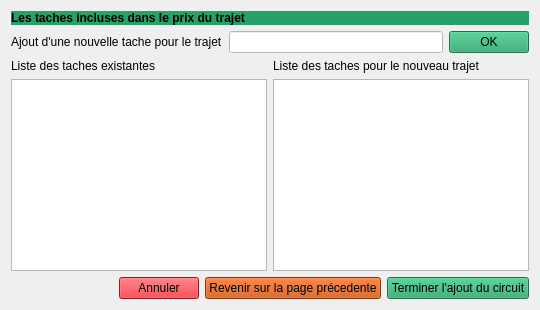
      <widget class="QWidget" name="add_circuit_page_5">
       <layout class="QVBoxLayout" name="verticalLayout_11">
        <item>
         <widget class="QLabel" name="label_30">
          <property name="font">
           <font>
            <bold>true</bold>
           </font>
          </property>
          <property name="styleSheet">
           <string notr="true">background-color: rgb(38, 162, 105);</string>
          </property>
          <property name="text">
           <string>Les taches incluses dans le prix du trajet</string>
          </property>
         </widget>
        </item>
        <item>
         <layout class="QHBoxLayout" name="horizontalLayout_10">
          <item>
           <widget class="QLabel" name="label_31">
            <property name="text">
             <string>Ajout d'une nouvelle tache pour le trajet</string>
            </property>
           </widget>
          </item>
          <item>
           <widget class="QLineEdit" name="add_new_task_onput">
            <property name="styleSheet">
             <string notr="true">background-color: rgb(255, 255, 255);</string>
            </property>
           </widget>
          </item>
          <item>
           <widget class="QPushButton" name="btn_to_add_new_task">
            <property name="styleSheet">
             <string notr="true">background-color: rgb(38, 162, 105);</string>
            </property>
            <property name="text">
             <string>OK</string>
            </property>
           </widget>
          </item>
         </layout>
        </item>
        <item>
         <layout class="QGridLayout" name="gridLayout_6">
          <item row="0" column="0">
           <widget class="QLabel" name="label_32">
            <property name="text">
             <string>Liste des taches existantes</string>
            </property>
           </widget>
          </item>
          <item row="0" column="1">
           <widget class="QLabel" name="label_33">
            <property name="text">
             <string>Liste des taches pour le nouveau trajet</string>
            </property>
           </widget>
          </item>
          <item row="1" column="0">
           <widget class="QTableView" name="tabke_view_list_of_existant_task"/>
          </item>
          <item row="1" column="1">
           <widget class="QTableView" name="table_view_to_list_task_for_new_travel"/>
          </item>
         </layout>
        </item>
        <item>
         <layout class="QHBoxLayout" name="horizontalLayout_11">
          <item>
           <spacer name="horizontalSpacer_7">
            <property name="orientation">
             <enum>Qt::Orientation::Horizontal</enum>
            </property>
            <property name="sizeHint" stdset="0">
             <size>
              <width>40</width>
              <height>20</height>
             </size>
            </property>
           </spacer>
          </item>
          <item>
           <widget class="QPushButton" name="btn_cancel_processus_2">
            <property name="styleSheet">
             <string notr="true">background-color: rgb(224, 27, 36);</string>
            </property>
            <property name="text">
             <string>Annuler</string>
            </property>
           </widget>
          </item>
          <item>
           <widget class="QPushButton" name="btn_to_last_step_itinerary">
            <property name="styleSheet">
             <string notr="true">background-color: rgb(198, 70, 0);</string>
            </property>
            <property name="text">
             <string>Revenir sur la page précedente</string>
            </property>
           </widget>
          </item>
          <item>
           <widget class="QPushButton" name="btn_to_next_step_resume_and_validation">
            <property name="styleSheet">
             <string notr="true">background-color: rgb(38, 162, 105);</string>
            </property>
            <property name="text">
             <string>Terminer l'ajout du circuit</string>
            </property>
           </widget>
          </item>
         </layout>
        </item>
       </layout>
      </widget>
